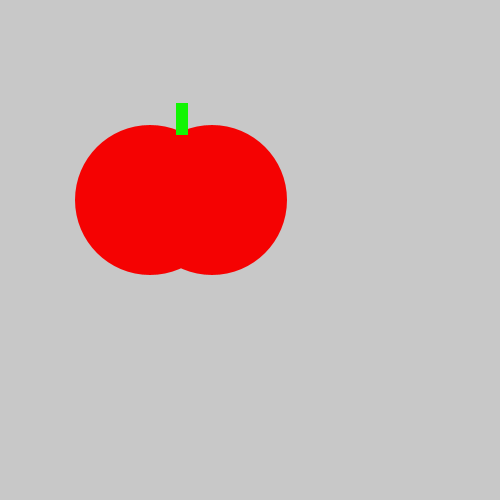
Frame 1 (no input)
Frame 60 (the mouse pressed at the canvas centre just before this capture): identical to frame 1, image omitted
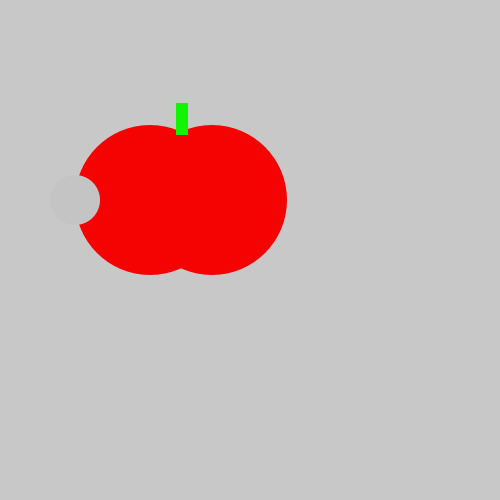
Frame 120 (the mouse held since frame 60 and released just before this capture)

The Processing sketch that drew these frames (run headless with seeded random() and noise(); from frame 60 on, the mouse is pressed at the canvas centre):

// Processing sketch: TastyTomato
// ── TastyTomato.pde
void setup() {
  size(500,500);
}
void draw() {
  background(200,200,200);
  noStroke();
  fill(#F50202);
  ellipse(150,200,150,150);
  ellipse(212,200,150,150);
  fill(#11F502);
  rect(176,103,12,32);
  
  if(mousePressed){
    fill(#C4C4C4);
    ellipse(75,200,50,50);
  }
}
